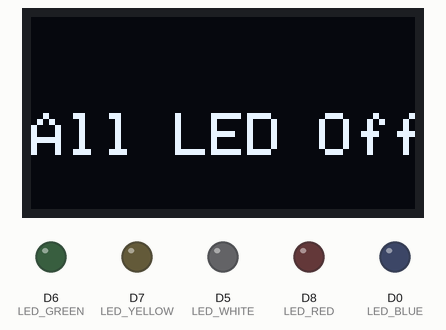
Simulated run of this sketch. Board: ESP8266 (NodeMCU). Shown: 128×64 one-colour display, output pins drawn as LEDs (lit = HIGH).

Above: at 7.7 s.
At 11.3 s:
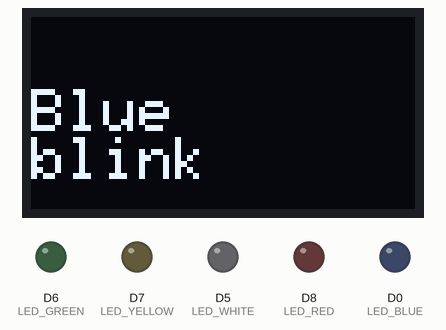
At 14.3 s:
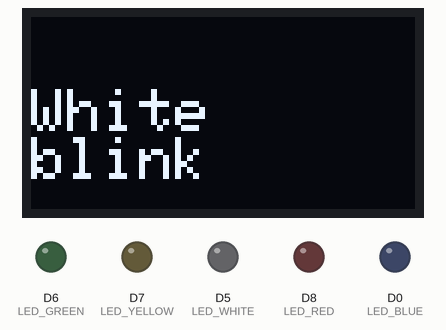
At 17.3 s:
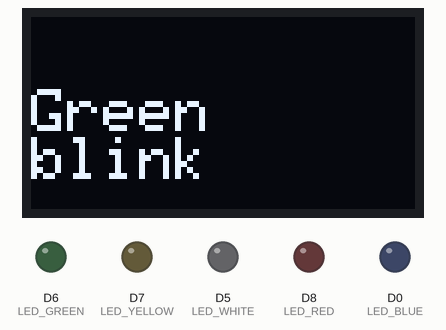
At 23.4 s:
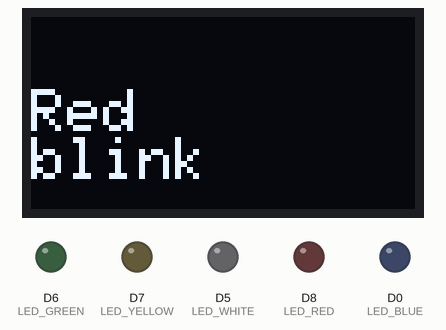
At 38.9 s:
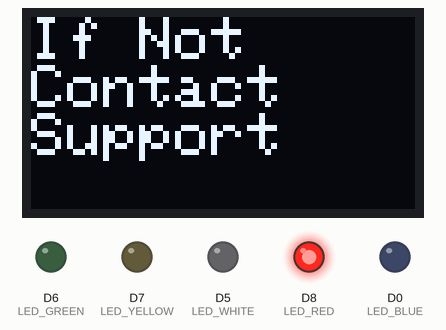
Timing chart, 0 to 40.0 s (numbered marks = the images above):
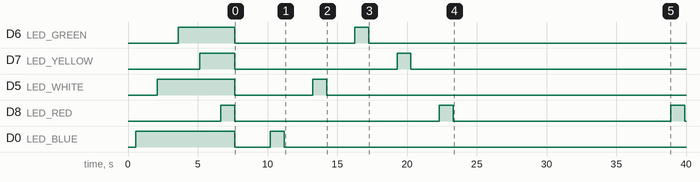

The sketch:

GyLe-CO2-Ampel_Display.ino
```cpp
//EINBINDUNG VON LIBRARIES

// Kommunikation zum CO2-Sensor
#include <SoftwareSerial.h>
#include <Wire.h>              // Wire library (required for I2C devices)

// Kommunikation zum OLED
#include <SPI.h>
#include <Wire.h>
#include <Adafruit_GFX.h>
#include <Adafruit_SSD1306.h>

// Kommunikation zum Luft-Sensor
#include <Adafruit_Sensor.h>
#include <Adafruit_BME280.h>


//VARIABLENDEKLARATION

#define LED_BLUE D0
#define LED_WHITE D5
#define LED_GREEN D6
#define LED_YELLOW D7
#define LED_RED D8
#define SCREEN_WIDTH 128 // OLED display width, in pixels
#define SCREEN_HEIGHT 64 // OLED display height, in pixels

// Declaration for an SSD1306 display connected to I2C (SDA, SCL pins)
#define OLED_RESET     -1 // Reset pin # (or -1 if sharing Arduino reset pin)
Adafruit_SSD1306 display(SCREEN_WIDTH, SCREEN_HEIGHT, &Wire, OLED_RESET);

// CO2-Definitionen
SoftwareSerial co2Serial(D2, D1); // RX, TX Pinns festlegen
int co2Wert = -1;              // CO2 Messwert in ppm

// Luft-Definitionen
Adafruit_BME280 bme;

// define device I2C address: 0x76 or 0x77 (0x77 is library default address)
#define SEALEVELPRESSURE_HPA (1013.25)
#define BME280_I2C_ADDRESS  0x76
float temp = 0.0;
float humi = 0.0;
float pres = 0.0;

bool bmeError = false;


//Definition der Pin-Modi  (Ausgabe 1- oder 0-Wert)
void setup() {
  pinMode(LED_BLUE, OUTPUT);    // LED pin as output.
  pinMode(LED_WHITE, OUTPUT);    // LED pin as output.
  pinMode(LED_GREEN, OUTPUT);    // LED pin as output.
  pinMode(LED_YELLOW, OUTPUT);    // LED pin as output.
  pinMode(LED_RED, OUTPUT);    // LED pin as output.

  Serial.begin(9600);
  co2Serial.begin(9600);
  Wire.begin(D3, D4);
  if ( bme.begin(BME280_I2C_ADDRESS) == 0 ) {
    // connection error or device address wrong!
    Serial.println(F("bme280 Fehler !!"));
    bmeError = true;
    for (;;); // Don't proceed, loop forever
  }
  // SSD1306_SWITCHCAPVCC = generate display voltage from 3.3V internally
  if (!display.begin(SSD1306_SWITCHCAPVCC, 0x3c)) { // Address 0x3C for 128x64
    Serial.println(F("SSD1306 allocation failed"));
    for (;;); // Don't proceed, loop forever
  }
  //Clear the buffer
  display.clearDisplay();


  //Aufruf der Methode selfTest() -weiter unten im Code
  selfTest();
}

void loop() {
  Serial.println();

  int cnt = 0;
  co2Wert = -1;
  while (cnt < 5 && co2Wert < 0 ) {
    co2Wert = readCO2();
    cnt ++;
  }
  if (co2Wert < 0 ) {
    redBlink();
    redBlink();
    redBlink();
  } else {
    setCO2Ampel(co2Wert);
  }
  readLuftWerte();
  setHumidityAmpel();

  //Aufruf der Methode displayValue() - weiter unten im Code
  displayValue();    // Draw text


  // Wert in Millisekunden
  // 1 Minute = 60000
  // 3 Minuten = 180000
  // delay(60000);
  delay(20000);

}
void displayValue(void) {

  display.clearDisplay();
  display.setTextSize(1); // Draw 1X-scale text
  display.setTextColor(SSD1306_WHITE);
  display.setCursor(0, 0);
  display.setTextWrap(false);
  display.print(F("Temperature: "));
  display.print(temp);
  display.println("^C");
  display.println();
  display.print(F("Huimidity: "));
  display.print(humi);
  display.println("%");
  display.println();
  display.print(F("Pressure: "));
  display.print(pres);
  display.println("hPa");
  display.println();
  display.print(F("CO2: "));
  display.print(co2Wert);
  display.println("ppm");

  display.display();      // Show initial text
  //delay(100);

  // Scroll in various directions, pausing in-between:
  //display.startscrollleft(0x00, 0x0F);
  //delay(2000);

}
void readLuftWerte() {
  temp = bme.readTemperature();  // get temperature in °C
  humi = bme.readHumidity();     // get humidity in %
  pres = bme.readPressure() / 100;   // get pressure in Pa
  Serial.print("Temperatur ");
  Serial.print(temp);
  Serial.println("°C");
  Serial.print("Luftfeuchtigkeit ");
  Serial.print(humi);
  Serial.println("%");
  Serial.print("Luftdruck ");
  Serial.print(pres);
  Serial.println("hPa");

}

void selfTest() {
  display.clearDisplay();
  display.setTextSize(2); // Draw 1X-scale text
  display.setTextColor(SSD1306_WHITE);
  display.setTextWrap(false);

  //display.clearDisplay();
  display.setCursor(0, 0);
  display.println(F("Blue"));
  display.display();
  delay(500);
  blueOn();
  delay(1000);

  display.setCursor(0, 48);
  //display.clearDisplay();
  display.println(F("White"));
  display.display();
  delay(500);
  whiteOn();
  delay(1000);

  display.setCursor(60, 48);
  //display.clearDisplay();
  display.println(F("Green"));
  display.display();
  delay(500);
  greenOn();
  delay(1000);

  //display.clearDisplay();
  display.setCursor(60, 24);
  display.println(F("Yellow"));
  display.display();
  delay(500);
  yellowOn();
  delay(1000);

  //display.clearDisplay();
  display.setCursor(60, 0);
  display.println(F("Red"));
  display.display();
  delay(500);
  redOn();
  delay(1000);

  display.clearDisplay();
  display.setCursor(0, 32);
  display.print(F("All LED Off")), allLedOff();
  display.display();
  display.clearDisplay();
  allLedOff();
  delay(2000);

  display.clearDisplay();
  display.setCursor(0, 24);
  display.println(F("Blue"));
  display.print(F("blink"));
  display.display();
  delay(500);
  blueBlink();
  delay(1000);

  display.clearDisplay();
  display.setCursor(0, 24);
  display.println(F("White"));
  display.print(F("blink"));
  display.display();
  delay(500);
  whiteBlink();
  delay(1000);

  display.clearDisplay();
  display.setCursor(0, 24);
  display.println(F("Green"));
  display.print(F("blink"));
  display.display();
  delay(500);
  greenBlink();
  delay(1000);

  display.clearDisplay();
  display.setCursor(0, 24);
  display.println(F("Yellow"));
  display.print(F("blink"));
  display.display();
  delay(500);
  yellowBlink();
  delay(1000);

  display.clearDisplay();
  display.setCursor(0, 24);
  display.println(F("Red"));
  display.print(F("blink"));
  display.display();
  delay(500);
  redBlink();
  delay(1000);


  display.clearDisplay();
  display.setTextSize(2);
  display.setCursor(0, 16);
  display.println("LED-Test");
  display.print("completed");
  display.display();
  delay(3000);

  display.clearDisplay();
  display.setTextSize(2);
  display.setCursor(0, 24);
  display.print("LEDs ok?");
  display.display();
  delay(3000);

  display.clearDisplay();
  display.setTextSize(2);
  display.setCursor(0, 0);
  display.println(F("If Not"));
  display.println(F("Contact"));
  display.print(F("Support"));
  display.display();
  delay(3000);
  display.clearDisplay();

}

// Kommunikation mit MH-Z19 CO2 Sensor
int readCO2() {
  byte cmd[9] = {0xFF, 0x01, 0x86, 0x00, 0x00, 0x00, 0x00, 0x00, 0x79};
  char answer[9];
  co2Serial.write(cmd, 9);
  co2Serial.readBytes(answer, 9);
  if (answer[0] != 0xFF) return -1;
  if (answer[1] != 0x86) return -1;
  int answerHigh = (int) answer[2]; // CO2 High Byte
  int answerLow = (int) answer[3];  // CO2 Low Byte
  int ppm = (256 * answerHigh) + answerLow;
  Serial.print("CO2 Gehalt:");
  Serial.print(ppm);
  Serial.println("ppm");

  return ppm;                         // Antwort des MH-Z19 CO2 Sensors in ppm
}

// unter 30% weiss
// 30% < humi < 60% weiss + blau
// > 60% blau
void setHumidityAmpel() {
  if (humi < 40) {
    whiteOn();
  } else if (humi < 60) {
    whiteOn();
    blueOn();
  } else {
    blueOn();
  }
}
// Zimmerwetter
// grün 1 < 600
// grün 2 < 900
// gelb 1 < 1200
// gelb 2 < 1600
// rot 1 < 2000
// rot 2 > 2000
void setCO2Ampel(int ppm) {
  greenOff();
  yellowOff();
  redOff();
  if (ppm < 600) {
    greenOn();
  } else if (ppm < 900) {
    greenOn();
    yellowOn();
  } else if (ppm < 1200) {
    yellowOn();
  } else if (ppm < 1600) {
    yellowOn();
    redOn();
  } else {
    redBlink();
    redBlink();
    redBlink();
    redOn();
  }
}

void blueBlink() {
  blink(LED_BLUE);
}
void whiteBlink() {
  blink(LED_WHITE);
}
void greenBlink() {
  blink(LED_GREEN);
}
void yellowBlink() {
  blink(LED_YELLOW);
}
void redBlink() {
  blink(LED_RED);
}

void blink(int pin) {
  digitalWrite(pin, HIGH);
  delay(1000);
  digitalWrite(pin, LOW);
  delay(500);
}

void flickr(int pin) {
  digitalWrite(pin, HIGH);
  delay(300);
  digitalWrite(pin, LOW);
  delay(600);
}

void whiteOn() {
  digitalWrite(LED_WHITE, HIGH);
}
void whiteOff() {
  digitalWrite(LED_WHITE, LOW);
}
void blueOn() {
  digitalWrite(LED_BLUE, HIGH);
}
void blueOff() {
  digitalWrite(LED_BLUE, LOW);
}
void greenOn() {
  digitalWrite(LED_GREEN, HIGH);
}
void greenOff() {
  digitalWrite(LED_GREEN, LOW);
}
void yellowOn() {
  digitalWrite(LED_YELLOW, HIGH);
}
void yellowOff() {
  digitalWrite(LED_YELLOW, LOW);
}
void redOn() {
  digitalWrite(LED_RED, HIGH);
}
void redOff() {
  digitalWrite(LED_RED, LOW);
}

void allLedOn() {
  blueOn();
  whiteOn();
  greenOn();
  yellowOn();
  redOn();
}
void allLedOff() {
  whiteOff();
  blueOff();
  greenOff();
  yellowOff();
  redOff();
}
```

Measured:
- by itself, D8 (LED_RED): alternates HIGH for 1.0 s and LOW for 15.1 s
- what the display in image 0 shows lasts 2.0 s, from 7.7 s to 9.7 s
- what the display in image 1 shows lasts 3.0 s, from 9.7 s to 12.7 s
